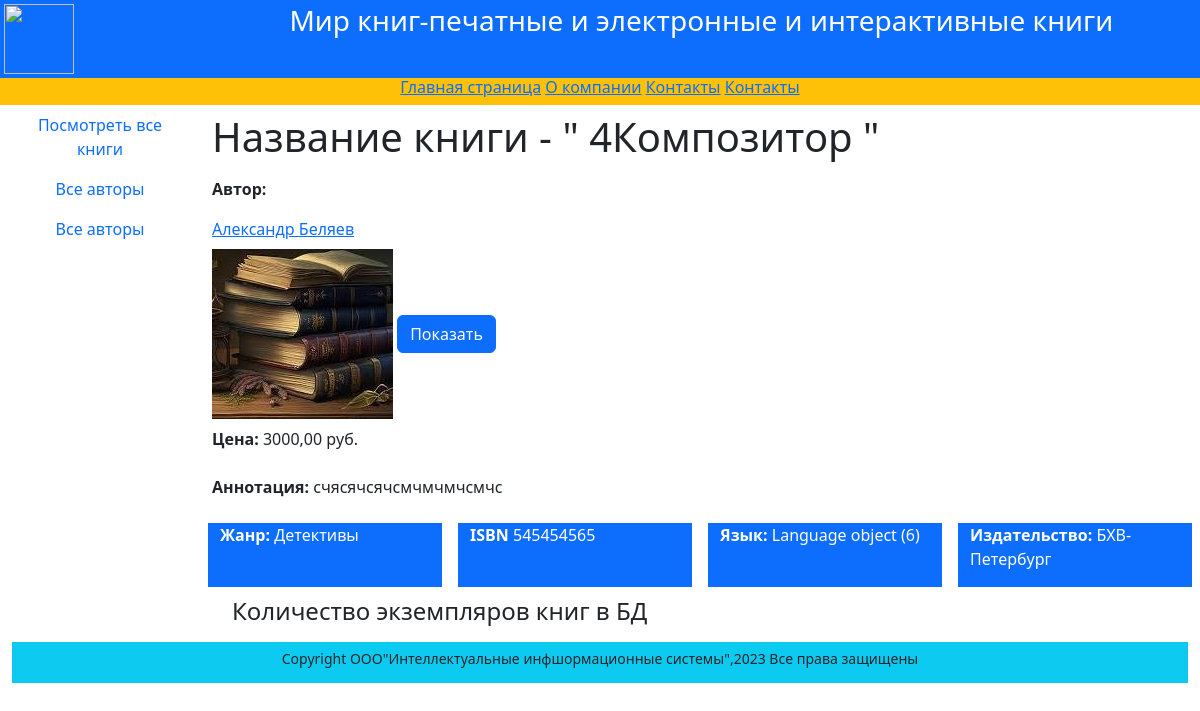
Page /books/8/ on the committed database.
### catalog/models.py (models this page shows, shortened)
class Book(models.Model):
    title = models.CharField(max_length=200,
                             help_text='Введите название книги',
                             verbose_name='Название книги')
    genre = models.ForeignKey('Genre',on_delete=models.CASCADE,help_text='Выберите жанр для книги',
                            verbose_name ='Жанр книги',null=True)
    language = models.ForeignKey('Language',on_delete = models.CASCADE,
                             help_text ='Выберите  язык книги',
                             verbose_name ='Язык книги',null=True)
    publisher = models.ForeignKey('Publisher',on_delete= models.CASCADE ,help_text='Выберите  издательство',
                                                    verbose_name='Издательство',null=True)
    year = models.CharField(max_length=4,
                            help_text='Введите год издания',
                            verbose_name='Год издания')
    author = models.ManyToManyField('Author',
                                help_text='Выберите автора(авторов)',
                                verbose_name='Автор (авторы) книги')
    summary = models.TextField(max_length=1000,help_text='Введите краткое описание книги',
                               verbose_name='Аннотация книги')
    isbn = models.CharField(max_length=13,
                            help_text='Должно содержать 13 символов',
                            verbose_name='ISBN книги')
    price = models.DecimalField(decimal_places=2,max_digits=7,
                                help_text='Введите цену книги',
                                verbose_name='Цена (руб.)')
    photo = models.ImageField(upload_to='images',
                              help_text='Введите изображение обложки',
                              verbose_name='Изображение обложки',
                              null=True , blank=True ,
                              default="images/2.jpeg")
    def display_author(self):
        return ','.join([author.last_name for author in
                         self.author.all()])
    display_author.short_description = 'Авторы'

class Author(models.Model):
    first_name = models.CharField(max_length=100,help_text='Введите имя автора',
                                  verbose_name='Имя автора')
    last_name = models.CharField(max_length=100,help_text='Введите фамилию автора',
                                 verbose_name='Фамимлия атора')
    data_of_birth = models.DateField(help_text='Введите дату рождения',
                                  verbose_name='Дата рождения',
                                  null=True)
    about = models.TextField(help_text='Введите сведения об авторе',
                             verbose_name='Сведения об авторе')
    photo = models.ImageField(upload_to='images',
                              help_text='Введите фото автора',
                              verbose_name='Фото автора',
                              null=True , blank=True, default='images/2.jpeg')

class Genre(models.Model):
    name = models.CharField(max_length=200,help_text='Введите жанр крниги',
                            verbose_name='Жанр книги')
    def __str__(self):
        return self.name

class Language(models.Model):
    name  = models.CharField(max_length=20,
                             help_text='Введите язык книги',
                             verbose_name='Язык книги')

class Publisher(models.Model):
    name =models.CharField(max_length=20,help_text='Введите наименование издательства',
                           verbose_name='Издательство')
    def __str__(self):
        return self.name

### catalog/views.py (the view)
# urls.py: path('books/<int:pk>/', views.BookDetailView.as_view(), name='book-detail'),
class BookDetailView(DetailView):
    model = Book
    context_object_name = 'book'

### catalog/templates/catalog/book_detail.html (shortened to what this page needs)
{% extends "catalog/base.html" %}
{% block content %}
<div class="container text-start">
    <div class="row my-2">
        <h1> Название книги - " {{ book.title }} "</h1>
    </div>
    <div class="row my-2">
        <p><strong>Автор:</strong></p>
        {% for author in book.author.all %}
        <a href="/authors/{{author.id}}"> {{ author.first_name }} {{ author.last_name }}</a>
        {% endfor %}
    </div>
    <img src="{{ book.photo.url }}" alt="connect" style="max-height:200px">
    <a href="{{ book.photo.url }}" class="btn btn-primary" target="_blank">Показать</a>
    <div class="row my-2">
        <div class="col">
            <p><strong>Цена:</strong> {{ book.price }} руб. </p>
        </div>
    </div>
    <div class="row my-2">
        <p><strong>Аннотация:</strong> {{ book.summary }} </p>
    </div>
    <div class="row my-2">
        <div class="col mx-2 bg-primary text-white">
            <p><strong>Жанр:</strong> {{ book.genre}} </p>
        </div>
    <div class="col mx-2 bg-primary text-white">
            <p><strong>ISBN</strong> {{ book.isbn }} </p>
    </div>
    <div class="col mx-2 bg-primary text-white">
            <p><strong>Язык:</strong> {{ book.language }} </p>
    </div>
    <div class="col mx-2 bg-primary text-white">
            <p><strong>Издательство:</strong> {{ book.publisher }} </p>
    </div>
    </div>
    <div style="margin-left:20px; margin-top:10px">
        <h4>Количество экземпляров книг в БД</h4>
    </div>
</div>
{% endblock %}

### rows in the picture
Book: title "4Композитор", photo (picture), price "3000,00", summary "счясячсячсмчмчмчсмчс", genre "Детективы", isbn "545454565", language "Language object (6)", publisher "БХВ-Петербург"
Author: first_name "Александр", last_name "Беляев"
